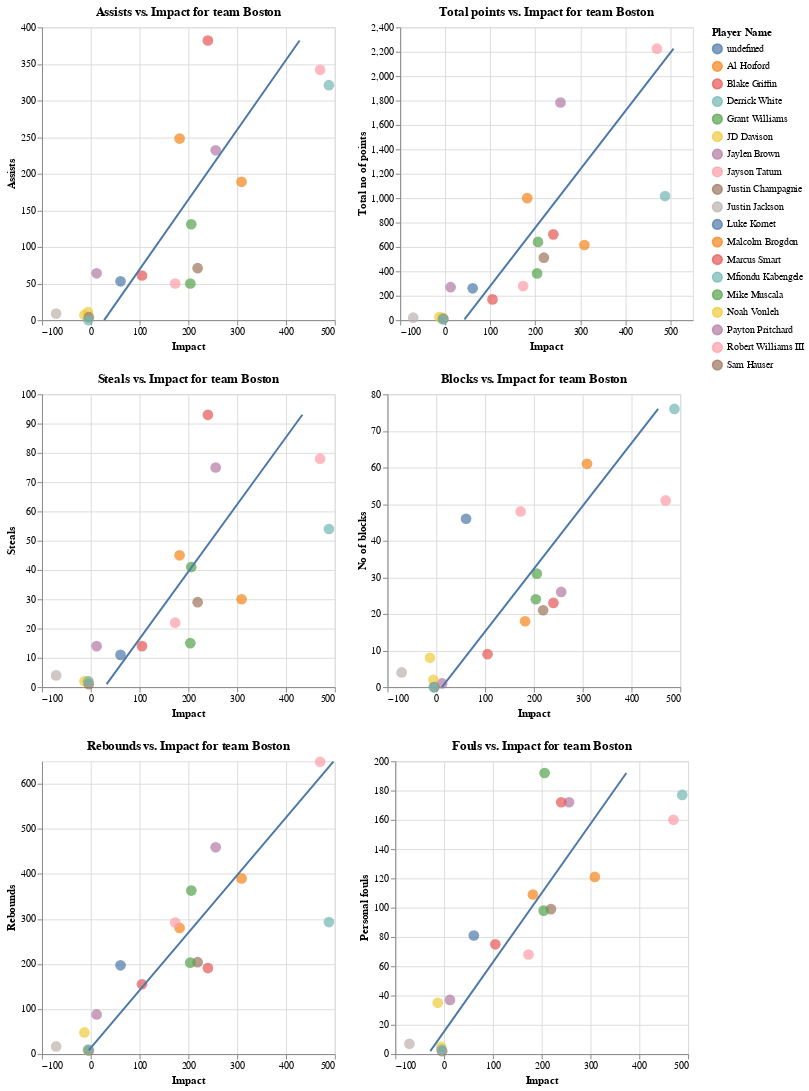

This figure's notebook cell:
### Markdown cell above
I think it would help if we add a regression line for each plot.

### Code cell
team_BOS = basketball_data[basketball_data['Team']=='BOS']

chart_ast = chart_ast + chart_ast.transform_regression('AST', '+/-').mark_line(color='red')
chart_points = chart_points + chart_points.transform_regression('PTS', '+/-').mark_line(color='red')
chart_rebounds = chart_rebounds + chart_rebounds.transform_regression('REB', '+/-').mark_line(color='red')
chart_stl = chart_stl + chart_stl.transform_regression('STL', '+/-').mark_line(color='red')
chart_blk = chart_blk + chart_blk.transform_regression('BLK', '+/-').mark_line(color='red')
chart_fouls = chart_fouls + chart_fouls.transform_regression('PF', '+/-').mark_line(color='red')

chart = alt.vconcat(alt.hconcat(chart_ast, chart_points), alt.hconcat(chart_stl, chart_blk), alt.hconcat(chart_rebounds, chart_fouls))
chart

### Figure 1 — Vega-Lite specification as saved in the notebook (floating-point values rounded to 4 significant figures)
{"config": {"view": {"continuousWidth": 300, "continuousHeight": 300}}, "vconcat": [{"hconcat": [{"layer": [{"mark": {"type": "circle", "size": 120}, "encoding": {"color": {"field": "PName", "title": "Player Name", "type": "nominal"}, "tooltip": [{"field": "PName", "type": "nominal"}, {"field": "AST", "type": "quantitative"}, {"field": "+/-", "type": "quantitative"}], "x": {"field": "+/-", "title": "Impact", "type": "quantitative"}, "y": {"field": "AST", "title": "Assists", "type": "quantitative"}}, "title": "Assists vs. Impact for team Boston"}, {"mark": {"type": "line", "color": "red"}, "encoding": {"color": {"field": "PName", "title": "Player Name", "type": "nominal"}, "tooltip": [{"field": "PName", "type": "nominal"}, {"field": "AST", "type": "quantitative"}, {"field": "+/-", "type": "quantitative"}], "x": {"field": "+/-", "title": "Impact", "type": "quantitative"}, "y": {"field": "AST", "title": "Assists", "type": "quantitative"}}, "title": "Assists vs. Impact for team Boston", "transform": [{"on": "AST", "regression": "+/-"}]}]}, {"layer": [{"mark": {"type": "circle", "size": 120}, "encoding": {"color": {"field": "PName", "title": "Player Name", "type": "nominal"}, "tooltip": [{"field": "PName", "type": "nominal"}, {"field": "PTS", "type": "quantitative"}, {"field": "+/-", "type": "quantitative"}], "x": {"field": "+/-", "title": "Impact", "type": "quantitative"}, "y": {"field": "PTS", "title": "Total no of points", "type": "quantitative"}}, "title": "Total points vs. Impact for team Boston"}, {"mark": {"type": "line", "color": "red"}, "encoding": {"color": {"field": "PName", "title": "Player Name", "type": "nominal"}, "tooltip": [{"field": "PName", "type": "nominal"}, {"field": "PTS", "type": "quantitative"}, {"field": "+/-", "type": "quantitative"}], "x": {"field": "+/-", "title": "Impact", "type": "quantitative"}, "y": {"field": "PTS", "title": "Total no of points", "type": "quantitative"}}, "title": "Total points vs. Impact for team Boston", "transform": [{"on": "PTS", "regression": "+/-"}]}]}]}, {"hconcat": [{"layer": [{"mark": {"type": "circle", "size": 120}, "encoding": {"color": {"field": "PName", "title": "Player Name", "type": "nominal"}, "tooltip": [{"field": "PName", "type": "nominal"}, {"field": "STL", "type": "quantitative"}, {"field": "+/-", "type": "quantitative"}], "x": {"field": "+/-", "title": "Impact", "type": "quantitative"}, "y": {"field": "STL", "title": "Steals", "type": "quantitative"}}, "title": "Steals vs. Impact for team Boston"}, {"mark": {"type": "line", "color": "red"}, "encoding": {"color": {"field": "PName", "title": "Player Name", "type": "nominal"}, "tooltip": [{"field": "PName", "type": "nominal"}, {"field": "STL", "type": "quantitative"}, {"field": "+/-", "type": "quantitative"}], "x": {"field": "+/-", "title": "Impact", "type": "quantitative"}, "y": {"field": "STL", "title": "Steals", "type": "quantitative"}}, "title": "Steals vs. Impact for team Boston", "transform": [{"on": "STL", "regression": "+/-"}]}]}, {"layer": [{"mark": {"type": "circle", "size": 120}, "encoding": {"color": {"field": "PName", "title": "Player Name", "type": "nominal"}, "tooltip": [{"field": "PName", "type": "nominal"}, {"field": "BLK", "type": "quantitative"}, {"field": "+/-", "type": "quantitative"}], "x": {"field": "+/-", "title": "Impact", "type": "quantitative"}, "y": {"field": "BLK", "title": "No of blocks", "type": "quantitative"}}, "title": "Blocks vs. Impact for team Boston"}, {"mark": {"type": "line", "color": "red"}, "encoding": {"color": {"field": "PName", "title": "Player Name", "type": "nominal"}, "tooltip": [{"field": "PName", "type": "nominal"}, {"field": "BLK", "type": "quantitative"}, {"field": "+/-", "type": "quantitative"}], "x": {"field": "+/-", "title": "Impact", "type": "quantitative"}, "y": {"field": "BLK", "title": "No of blocks", "type": "quantitative"}}, "title": "Blocks vs. Impact for team Boston", "transform": [{"on": "BLK", "regression": "+/-"}]}]}]}, {"hconcat": [{"layer": [{"mark": {"type": "circle", "size": 120}, "encoding": {"color": {"field": "PName", "title": "Player Name", "type": "nominal"}, "tooltip": [{"field": "PName", "type": "nominal"}, {"field": "REB", "type": "quantitative"}, {"field": "+/-", "type": "quantitative"}], "x": {"field": "+/-", "title": "Impact", "type": "quantitative"}, "y": {"field": "REB", "title": "Rebounds", "type": "quantitative"}}, "title": "Rebounds vs. Impact for team Boston"}, {"mark": {"type": "line", "color": "red"}, "encoding": {"color": {"field": "PName", "title": "Player Name", "type": "nominal"}, "tooltip": [{"field": "PName", "type": "nominal"}, {"field": "REB", "type": "quantitative"}, {"field": "+/-", "type": "quantitative"}], "x": {"field": "+/-", "title": "Impact", "type": "quantitative"}, "y": {"field": "REB", "title": "Rebounds", "type": "quantitative"}}, "title": "Rebounds vs. Impact for team Boston", "transform": [{"on": "REB", "regression": "+/-"}]}]}, {"layer": [{"mark": {"type": "circle", "size": 120}, "encoding": {"color": {"field": "PName", "title": "Player Name", "type": "nominal"}, "tooltip": [{"field": "PName", "type": "nominal"}, {"field": "PF", "type": "quantitative"}, {"field": "+/-", "type": "quantitative"}], "x": {"field": "+/-", "title": "Impact", "type": "quantitative"}, "y": {"field": "PF", "title": "Personal fouls", "type": "quantitative"}}, "title": "Fouls vs. Impact for team Boston"}, {"mark": {"type": "line", "color": "red"}, "encoding": {"color": {"field": "PName", "title": "Player Name", "type": "nominal"}, "tooltip": [{"field": "PName", "type": "nominal"}, {"field": "PF", "type": "quantitative"}, {"field": "+/-", "type": "quantitative"}], "x": {"field": "+/-", "title": "Impact", "type": "quantitative"}, "y": {"field": "PF", "title": "Personal fouls", "type": "quantitative"}}, "title": "Fouls vs. Impact for team Boston", "transform": [{"on": "PF", "regression": "+/-"}]}]}]}], "data": {"name": "data-b05e5288e7f576d944fd8076ebb6c21a"}, "$schema": "https://vega.github.io/schema/vega-lite/v5.16.3.json", "datasets": {"data-b05e5288e7f576d944fd8076ebb6c21a": [{"PName": "Jayson Tatum", "POS": "SF", "Team": "BOS", "Age": 25, "GP": 74, "W": 52, "L": 22, "Min": 2732.0, "PTS": 2225, "FGM": 727, "FGA": 1559, "FG%": 46.6, "3PM": 240, "3PA": 686, "3P%": 35.0, "FTM": 531, "FTA": 622, "FT%": 85.4, "OREB": 78, "DREB": 571, "REB": 649, "AST": 342, "TOV": 213, "STL": 78, "BLK": 51, "PF": 160, "FP": 3691, "DD2": 31, "TD3": 1, "+/-": 470}, {"PName": "Jaylen Brown", "POS": "SG", "Team": "BOS", "Age": 26, "GP": 67, "W": 46, "L": 21, "Min": 2405.0, "PTS": 1784, "FGM": 679, "FGA": 1383, "FG%": 49.1, "3PM": 163, "3PA": 487, "3P%": 33.5, "FTM": 263, "FTA": 344, "FT%": 76.5, "OREB": 78, "DREB": 381, "REB": 459, "AST": 232, "TOV": 197, "STL": 75, "BLK": 26, "PF": 172, "FP": 2789, "DD2": 13, "TD3": 0, "+/-": 256}, {"PName": "Derrick White", "POS": "PG", "Team": "BOS", "Age": 28, "GP": 82, "W": 57, "L": 25, "Min": 2319.0, "PTS": 1017, "FGM": 350, "FGA": 758, "FG%": 46.2, "3PM": 149, "3PA": 391, "3P%": 38.1, "FTM": 168, "FTA": 192, "FT%": 87.5, "OREB": 52, "DREB": 241, "REB": 293, "AST": 321, "TOV": 95, "STL": 54, "BLK": 76, "PF": 177, "FP": 2145, "DD2": 7, "TD3": 0, "+/-": 488}, {"PName": "Malcolm Brogdon", "POS": "PG", "Team": "BOS", "Age": 30, "GP": 67, "W": 46, "L": 21, "Min": 1744.0, "PTS": 1000, "FGM": 354, "FGA": 732, "FG%": 48.4, "3PM": 132, "3PA": 297, "3P%": 44.4, "FTM": 160, "FTA": 184, "FT%": 87.0, "OREB": 42, "DREB": 238, "REB": 280, "AST": 248, "TOV": 98, "STL": 45, "BLK": 18, "PF": 109, "FP": 1799, "DD2": 0, "TD3": 0, "+/-": 182}, {"PName": "Marcus Smart", "POS": "PG", "Team": "BOS", "Age": 29, "GP": 61, "W": 43, "L": 18, "Min": 1957.0, "PTS": 703, "FGM": 250, "FGA": 602, "FG%": 41.5, "3PM": 115, "3PA": 342, "3P%": 33.6, "FTM": 88, "FTA": 118, "FT%": 74.6, "OREB": 46, "DREB": 145, "REB": 191, "AST": 382, "TOV": 143, "STL": 93, "BLK": 23, "PF": 172, "FP": 1710, "DD2": 6, "TD3": 0, "+/-": 240}, {"PName": "Grant Williams", "POS": "PF", "Team": "BOS", "Age": 24, "GP": 79, "W": 55, "L": 24, "Min": 2045.0, "PTS": 641, "FGM": 216, "FGA": 476, "FG%": 45.4, "3PM": 115, "3PA": 291, "3P%": 39.5, "FTM": 94, "FTA": 122, "FT%": 77.0, "OREB": 87, "DREB": 276, "REB": 363, "AST": 131, "TOV": 82, "STL": 41, "BLK": 31, "PF": 192, "FP": 1407, "DD2": 3, "TD3": 0, "+/-": 206}, {"PName": "Al Horford", "POS": "C", "Team": "BOS", "Age": 36, "GP": 63, "W": 44, "L": 19, "Min": 1921.0, "PTS": 616, "FGM": 228, "FGA": 479, "FG%": 47.6, "3PM": 145, "3PA": 325, "3P%": 44.6, "FTM": 15, "FTA": 21, "FT%": 71.4, "OREB": 73, "DREB": 317, "REB": 390, "AST": 189, "TOV": 37, "STL": 30, "BLK": 61, "PF": 121, "FP": 1604, "DD2": 7, "TD3": 0, "+/-": 309}, {"PName": "Sam Hauser", "POS": "SF", "Team": "BOS", "Age": 25, "GP": 80, "W": 55, "L": 25, "Min": 1290.0, "PTS": 512, "FGM": 180, "FGA": 396, "FG%": 45.5, "3PM": 140, "3PA": 335, "3P%": 41.8, "FTM": 12, "FTA": 17, "FT%": 70.6, "OREB": 35, "DREB": 169, "REB": 204, "AST": 71, "TOV": 30, "STL": 29, "BLK": 21, "PF": 99, "FP": 983, "DD2": 0, "TD3": 0, "+/-": 219}, {"PName": "Mike Muscala", "POS": "C", "Team": "BOS", "Age": 31, "GP": 63, "W": 32, "L": 31, "Min": 945.1, "PTS": 383, "FGM": 131, "FGA": 292, "FG%": 44.9, "3PM": 81, "3PA": 207, "3P%": 39.1, "FTM": 40, "FTA": 52, "FT%": 76.9, "OREB": 37, "DREB": 166, "REB": 203, "AST": 50, "TOV": 23, "STL": 15, "BLK": 24, "PF": 98, "FP": 796, "DD2": 0, "TD3": 0, "+/-": 204}, {"PName": "Robert Williams III", "POS": "C", "Team": "BOS", "Age": 25, "GP": 35, "W": 24, "L": 11, "Min": 823.5, "PTS": 279, "FGM": 127, "FGA": 170, "FG%": 74.7, "3PM": 0, "3PA": 1, "3P%": 0.0, "FTM": 25, "FTA": 41, "FT%": 61.0, "OREB": 104, "DREB": 188, "REB": 292, "AST": 50, "TOV": 34, "STL": 22, "BLK": 48, "PF": 68, "FP": 880, "DD2": 6, "TD3": 0, "+/-": 173}, {"PName": "Payton Pritchard", "POS": "PG", "Team": "BOS", "Age": 25, "GP": 48, "W": 32, "L": 16, "Min": 642.8, "PTS": 270, "FGM": 101, "FGA": 245, "FG%": 41.2, "3PM": 56, "3PA": 154, "3P%": 36.4, "FTM": 12, "FTA": 16, "FT%": 75.0, "OREB": 25, "DREB": 63, "REB": 88, "AST": 64, "TOV": 40, "STL": 14, "BLK": 1, "PF": 37, "FP": 477, "DD2": 1, "TD3": 1, "+/-": 12}, {"PName": "Luke Kornet", "POS": "C", "Team": "BOS", "Age": 27, "GP": 69, "W": 45, "L": 24, "Min": 804.1, "PTS": 261, "FGM": 113, "FGA": 170, "FG%": 66.5, "3PM": 3, "3PA": 13, "3P%": 23.1, "FTM": 32, "FTA": 39, "FT%": 82.1, "OREB": 86, "DREB": 111, "REB": 197, "AST": 53, "TOV": 25, "STL": 11, "BLK": 46, "PF": 81, "FP": 723, "DD2": 0, "TD3": 0, "+/-": 61}, {"PName": "Blake Griffin", "POS": "PF", "Team": "BOS", "Age": 34, "GP": 41, "W": 27, "L": 14, "Min": 568.9, "PTS": 170, "FGM": 63, "FGA": 130, "FG%": 48.5, "3PM": 23, "3PA": 66, "3P%": 34.8, "FTM": 21, "FTA": 32, "FT%": 65.6, "OREB": 47, "DREB": 108, "REB": 155, "AST": 61, "TOV": 22, "STL": 14, "BLK": 9, "PF": 75, "FP": 495, "DD2": 0, "TD3": 0, "+/-": 105}, {"PName": "Noah Vonleh", "POS": "PF", "Team": "BOS", "Age": 27, "GP": 23, "W": 17, "L": 6, "Min": 171.6, "PTS": 25, "FGM": 11, "FGA": 24, "FG%": 45.8, "3PM": 1, "3PA": 4, "3P%": 25.0, "FTM": 2, "FTA": 2, "FT%": 100.0, "OREB": 18, "DREB": 30, "REB": 48, "AST": 7, "TOV": 11, "STL": 2, "BLK": 8, "PF": 35, "FP": 112, "DD2": 0, "TD3": 0, "+/-": -13}, {"PName": "Justin Jackson", "POS": "SF", "Team": "BOS", "Age": 28, "GP": 23, "W": 15, "L": 8, "Min": 107.4, "PTS": 20, "FGM": 7, "FGA": 27, "FG%": 25.9, "3PM": 5, "3PA": 20, "3P%": 25.0, "FTM": 1, "FTA": 2, "FT%": 50.0, "OREB": 2, "DREB": 15, "REB": 17, "AST": 9, "TOV": 2, "STL": 4, "BLK": 4, "PF": 7, "FP": 76, "DD2": 0, "TD3": 0, "+/-": -71}, {"PName": "JD Davison", "POS": "SG", "Team": "BOS", "Age": 20, "GP": 12, "W": 11, "L": 1, "Min": 65.7, "PTS": 19, "FGM": 8, "FGA": 19, "FG%": 42.1, "3PM": 2, "3PA": 7, "3P%": 28.6, "FTM": 1, "FTA": 2, "FT%": 50.0, "OREB": 2, "DREB": 7, "REB": 9, "AST": 11, "TOV": 4, "STL": 2, "BLK": 2, "PF": 5, "FP": 54, "DD2": 0, "TD3": 0, "+/-": -6}, {"PName": "Justin Champagnie", "POS": "SF", "Team": "BOS", "Age": 21, "GP": 5, "W": 4, "L": 1, "Min": 34.3, "PTS": 11, "FGM": 5, "FGA": 15, "FG%": 33.3, "3PM": 1, "3PA": 5, "3P%": 20.0, "FTM": 0, "FTA": 0, "FT%": 0.0, "OREB": 3, "DREB": 5, "REB": 8, "AST": 4, "TOV": 0, "STL": 1, "BLK": 0, "PF": 2, "FP": 30, "DD2": 0, "TD3": 0, "+/-": -4}, {"PName": "Mfiondu Kabengele", "POS": "C", "Team": "BOS", "Age": 25, "GP": 4, "W": 3, "L": 1, "Min": 36.4, "PTS": 6, "FGM": 2, "FGA": 7, "FG%": 28.6, "3PM": 0, "3PA": 3, "3P%": 0.0, "FTM": 2, "FTA": 2, "FT%": 100.0, "OREB": 5, "DREB": 5, "REB": 10, "AST": 0, "TOV": 1, "STL": 2, "BLK": 0, "PF": 3, "FP": 23, "DD2": 0, "TD3": 0, "+/-": -5}]}}
